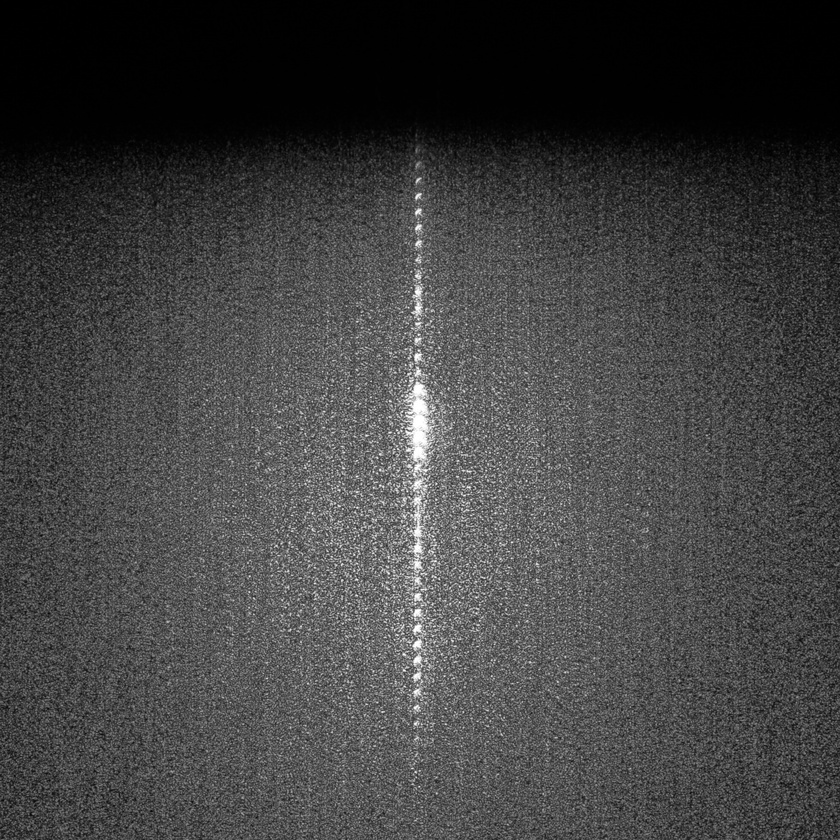
#> input picture images/Lines03_FP1Crop.JPG, 840 x 840 px, shrunk from 2000 x 2000 before the run, found by its file name; its folder holds only this picture in this run
$ python image_clean.py images/Lines03_FP1Crop.JPG
#> lines starting #> are read from the running program, lines starting #| are printed output that depends on the picture
import os
import sys
import cv2
import argparse
import numpy as np
import matplotlib.pyplot as plt

path = '/Users/joshp/OneDrive/Documents/Senior Year, 2019-2020/Physics 357/FourierOptics/'


def fourier_transform(image, filepath=path):

#> called with image = 'images/Lines03_FP1Crop.JPG'
    image_path = os.path.join(filepath, 'images', image)

    img = cv2.cvtColor(cv2.imread(image_path), cv2.COLOR_BGR2GRAY)
#> img: shape (840, 840); min 0, max 255, mean 65.6
    transform = np.fft.fft2(img)

    return np.fft.fftshift(transform)


def high_pass(image, mask, show: bool, save: bool, filepath=path):

    image_transform = fourier_transform(image, filepath)

    rows, columns = image_transform.shape
#> rows = 840; columns = 840
    x_center, y_center = rows // 2, columns // 2
#> x_center = 420; y_center = 420

    if mask <= max(rows, columns):
        image_transform[x_center-mask:x_center+mask, y_center-mask:y_center+mask] = 0
    else:
        print('Mask Size Larger Than Image!')
        sys.exit(0)

    inverse = np.fft.ifftshift(image_transform)
    inverse = np.fft.ifft2(inverse)
    inverse_image = np.abs(inverse)
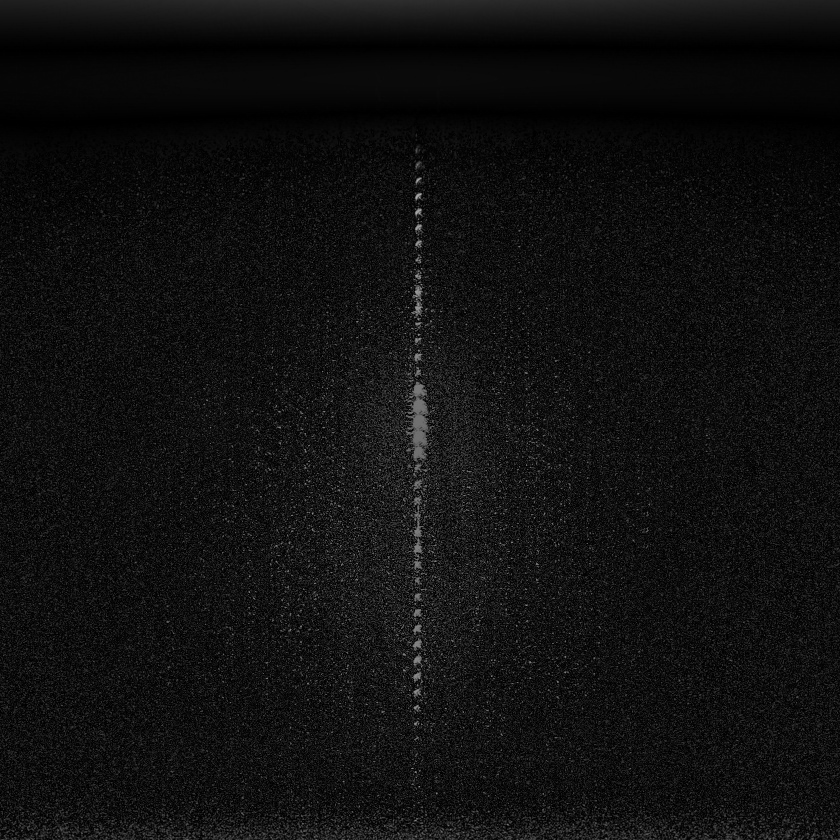
#> inverse_image: shape (840, 840) float64; min 0.00739, max 177.6, mean 16.7

    plt.imshow(inverse_image, cmap='gray')
    plt.title('Cleaned Image')
    plt.xticks(np.linspace(0, columns, 5))
    plt.yticks(np.linspace(0, rows, 5))

    if save:
        save_path = os.path.join(path, 'cleaned_images', image[:-4] + 'Cleaned' + image[-4:])
        plt.imsave(fname=save_path, arr=inverse_image, cmap='gray')
        print('Cleaned Image Saved!')

    if show:
        plt.show()


if __name__ == '__main__':
    parser = argparse.ArgumentParser(description="Cleans an Image Using a High-Pass FFT Filter")
    parser.add_argument('image', type=str, help='Name of Image Whose Transform to Compute with File Type')
    parser.add_argument('--mask', type=int, default=5, help='Side Length of Square Mask Placed over Central Feature')
    parser.add_argument('--show', action='store_true', help='Displays Image after Transform')
    parser.add_argument('--save', action='store_true', help='Saves Image If Flag is Given')
    arguments = parser.parse_args()

    high_pass(arguments.image, arguments.mask, arguments.show, arguments.save)
